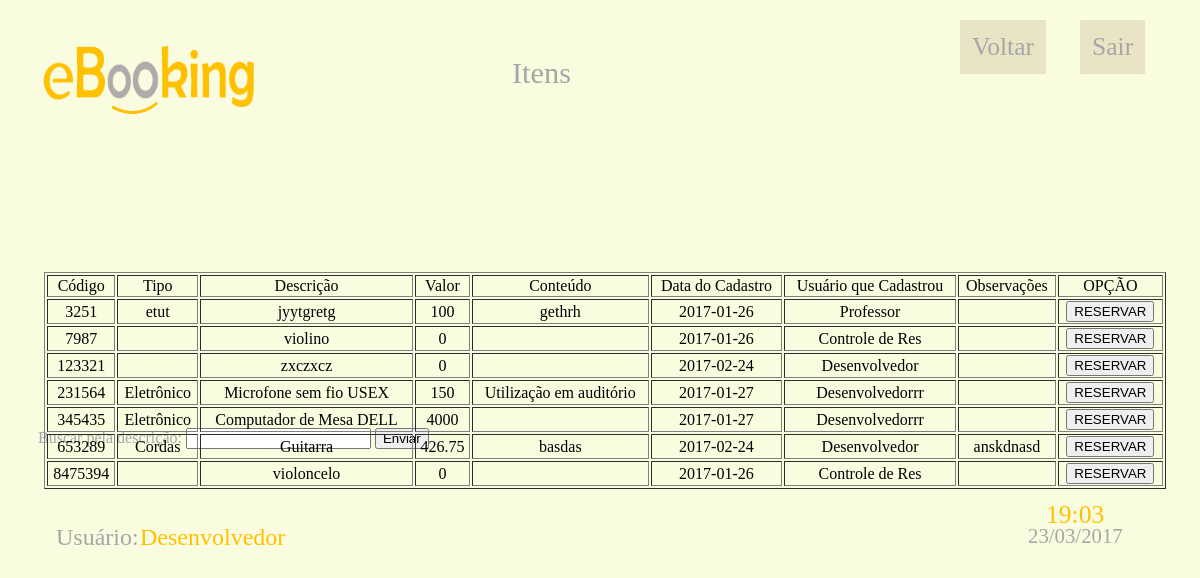
The app's page /itens/formularios/NovaReserva.php (signed in) with its own data.
### tables this page shows
CREATE TABLE `t_item` (
  `cod_item` int(20) NOT NULL,
  `t_tipo` varchar(45) DEFAULT NULL,
  `descricao_item` varchar(150) NOT NULL,
  `valor_item` double DEFAULT NULL,
  `conteudo_item` varchar(150) DEFAULT NULL,
  `ativo_item` tinyint(1) NOT NULL DEFAULT '1',
  `data_cadastro` date NOT NULL,
  `usuario_cadastro` varchar(15) NOT NULL,
  `obs_item` varchar(150) DEFAULT NULL
);

### itens/formularios/NovaReserva.php (the view, shortened to what this page needs)
<?php
include "../../conexao.php";
$date = date('d/m/Y');
$hora = date('H:m');
?>
<!DOCTYPE html>
<html>
<head>
    <link rel="stylesheet" type="text/css" href="../../style.css">
</head>
<body >
	<div id="dominio"> Itens</div>
	<div id="logo_usuario"><a href="../inicio.php"><img src="../../imagens/logo.png"></a></div>
	<div id="busca">
		<form method="POST" action="validacoes/validar_busca_Item_ativo.php">
			Buscar pela descrição:
			<input type = 'text' name = 'buscarItem' title = 'Buscar Itens' required>
			<input type = 'Submit' value = 'Enviar'>
		</form>
	</div>
	<?php
	$sql="SELECT * FROM t_item WHERE ativo_item='1'";
	$result = mysqli_query($conexao,$sql);
	if (!$result) {
		echo "<script type='text/javascript'>alert ('NÃO FOI POSSIVEL EFETUAR CONSULTA NA TABELA t_item!!'); window.location.href='javascript:history.back()';</script>";
		mysqli_close($conexao);
	}else{
		$itens = array(array("Código", "Tipo", "Descrição", "Valor", "Conteúdo", "Data do Cadastro", "Usuário que Cadastrou", "Observações", "OPÇÃO"));
		$i=1;
		while (($linha = mysqli_fetch_array($result))==true) {
			$cod_item=$linha['cod_item'];
			$tipo_item=$linha['t_tipo'];
			$descricao_item=$linha['descricao_item'];
			$valor_item=$linha['valor_item'];
			$conteudo_item=$linha['conteudo_item'];
			$data_cadastro=$linha['data_cadastro'];
			$usuario_cadastro=$linha['usuario_cadastro'];
			$obs_item=$linha['obs_item'];
			do {
				$itens[$i][0]=$cod_item;
				$itens[$i][1]=$tipo_item;
				$itens[$i][2]=$descricao_item;
				$itens[$i][3]=$valor_item;
				$itens[$i][4]=$conteudo_item;
				$itens[$i][5]=$data_cadastro;
				$itens[$i][6]=$usuario_cadastro;
				$itens[$i][7]=$obs_item;
				$itens[$i][8]="<form method='POST' action='reservar_item.php?codigo=$cod_item'><button type='submit' name='reservarItem' value='$i'>RESERVAR</button></form>";
				$i++;
			} while ($i<0);
		}	$_SESSION['$itensAtivos']=$itens; ?>
		<div id="tabela">
			<table border="1" width="100%" ">
				<?php
				if ($i!=1) {
					for ($j=0; $j < sizeof($itens); $j++) {
						echo "<tr>
							  <td>".$itens[$j][0]."</td>
							  <td>".$itens[$j][1]."</td>
							  <td>".$itens[$j][2]."</td>
							  <td>".$itens[$j][3]."</td>
							  <td>".$itens[$j][4]."</td>
							  <td>".$itens[$j][5]."</td>
							  <td>".$itens[$j][6]."</td>
							  <td>".$itens[$j][7]."</td>
							  <td>".$itens[$j][8]."</td>
							  </tr><br>";
					}
				}else{
					echo "NENHUM ITEM ATIVO NO MOMENTO!";
				}
				?>
			</table>
		</div>
	<?php
	}
	?>
	<div id="usuario_rodape">Usuário:</div>
	<div id="usuario"> <?php echo $_SESSION['nome_usuario'] ?> </div>
	<div id="hora"> <?php echo $hora; ?></div>
	<div id="data"> <?php echo $date; ?></div>
	<div id="sair"> <a href="../sair.php">Sair</a></div>
	<div id="voltar"> <a href="../inicio.php">Voltar</a></div>
</body>
</html>

### style.css (style rules this page uses)
body { background-color: rgb(250, 252, 224); font-family: Calibri Light; text-align: center; color:rgb(166, 166, 166); }
a { color:rgb(36,36,36); }
#tabela { overflow: scroll; height:50%; width:93.5%; margin-left:3%; margin-top:10%; color:black; position: absolute; }
#logo_usuario img { width: 24%; height: 26%; margin-left: -50%; margin-top: -3%; position: absolute; }
#dominio { color:rgb(166, 166, 166); font-size: 190%; margin-left: 42%; margin-top: 4%; position: absolute; }
#hora { color:rgb(255, 192, 0); font-family: Calibri Light; font-size: 160%; margin-left: 86.5%; margin-top: 41%; position: absolute; }
#data { font-family: Calibri Light; font-size: 130%; margin-left: 85%; margin-top: 43%; position: absolute; }
#sair a { color:rgb(166, 166, 166); font-family: Calibri Light; background-color:rgb(233,228,197); padding: 1%; text-decoration: none; font-size: 160%; margin-left: 40%; margin-top: 1%; position: absolute; }
#voltar a { color:rgb(166, 166, 166); font-family: Calibri Light; background-color:rgb(233,228,197); padding: 1%; text-decoration: none; font-size: 160%; margin-left: 30%; margin-top: 1%; position: absolute; }
#usuario_rodape { color:rgb(166, 166, 166); font-size: 150%; margin-left: 4%; margin-top: 43%; position: absolute; }
#usuario { color:rgb(255, 192, 0); font-size: 150%; margin-left: 11%; margin-top: 43%; position: absolute; }
#busca { margin-left: 2.5%; margin-top: 35%; position: absolute; }

### records on screen
t_item: cod_item "3251", t_tipo "etut", descricao_item "jyytgretg", valor_item "100", conteudo_item "gethrh", data_cadastro "2017-01-26", usuario_cadastro "Professor"
t_item: cod_item "7987", descricao_item "violino", valor_item "0", data_cadastro "2017-01-26", usuario_cadastro "Controle de Res"
t_item: cod_item "123321", descricao_item "zxczxcz", valor_item "0", data_cadastro "2017-02-24", usuario_cadastro "Desenvolvedor"
t_item: cod_item "231564", t_tipo "Eletrônico", descricao_item "Microfone sem fio USEX", valor_item "150", conteudo_item "Utilização em auditório", data_cadastro "2017-01-27", usuario_cadastro "Desenvolvedorrr"
t_item: cod_item "345435", t_tipo "Eletrônico", descricao_item "Computador de Mesa DELL", valor_item "4000", data_cadastro "2017-01-27", usuario_cadastro "Desenvolvedorrr"
t_item: cod_item "653289", t_tipo "Cordas", descricao_item "Guitarra", valor_item "426.75", conteudo_item "basdas", data_cadastro "2017-02-24", usuario_cadastro "Desenvolvedor", obs_item "anskdnasd"
t_item: cod_item "8475394", descricao_item "violoncelo", valor_item "0", data_cadastro "2017-01-26", usuario_cadastro "Controle de Res"

### other values on screen
$itens[$j][0] "Código"
$itens[$j][1] "Tipo"
$itens[$j][2] "Descrição"
$itens[$j][3] "Valor"
$itens[$j][4] "Conteúdo"
$itens[$j][5] "Data do Cadastro"
$itens[$j][6] "Usuário que Cadastrou"
$itens[$j][7] "Observações"
$itens[$j][8] "OPÇÃO"
$_SESSION['nome_usuario'] "Desenvolvedor"
